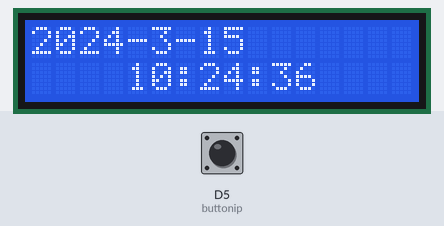
Bench run of a sketch on a simulated ESP8266 (NodeMCU). Parts: 16×2 character LCD. The test bench sets the inputs (shaded band); at power-on: D5 (buttonip) HIGH. WiFi joins after 1.5 s; servers stay silent unless stated; the local clock reads 2024-03-15 10:24:30 at power-on unless the sketch sets it; storage starts empty; what the sketch prints to the serial monitor is not drawn.

Above: at 7.0 s.
7.1 s: D5 (buttonip) pulled LOW for 3.2 s
At 8.5 s:
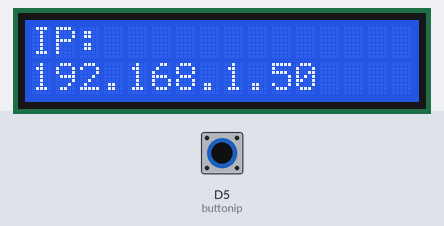
11.8 s: D5 (buttonip) pulled LOW for 0.6 s
At 15.8 s:
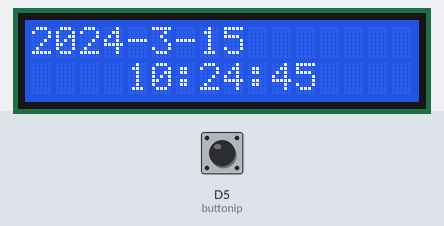
Timing chart, 0 to 17.3 s (numbered marks = the images above; inputs shaded):
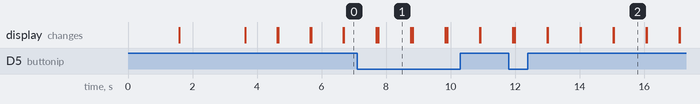

The sketch:

LCD_con_MCU.ino
```cpp
#include "RTClib.h"
#include <Wire.h>
#include <LiquidCrystal_I2C.h>
#include <ESP8266WiFi.h>
#include <ESP8266WebServer.h>
#include <WebSocketsServer.h>
#include <Hash.h>
#include <WiFiClient.h>
#include <FS.h>
#include <DNSServer.h>
#include <WiFiManager.h>

LiquidCrystal_I2C lcd(0x27, 16, 2);
RTC_DS3231 RTC;
char t[16];
char x[16];
const int pinBuzzer = D3;
int button = D4;
int buttonip = D5;
String Mensaje = "";
WebSocketsServer websocket = WebSocketsServer(81);
int minutos = 0;
int estado_boton = 0;
int estado_botonip = 0;
ESP8266WebServer server(80);

void setup() {
  lcd.init();
  lcd.backlight();
  RTC.begin();
  // Ajusto la fecha actual
  //RTC.adjust(DateTime(2020, 2, 14, 17, 3 , 5));
  Serial.begin(115200);

  //Nos conectamos al Wifi
  WiFiManager wifiManager;
  //wifiManager.resetSettings();
  lcd.setCursor(0, 1);
  if (!wifiManager.autoConnect("CONFIGURACION ESP8266", "c0nf1gur@c10n")) {
    Serial.println("Fallo en la conexión (timeout)");
    ESP.reset();
    delay(1000);
  }
  while (WiFi.status() != WL_CONNECTED) {
    delay(300);
    Serial.print(".");
    lcd.print(".");
  }
  lcd.clear();
  lcd.setCursor(0, 0);
  lcd.print("IP:");
  lcd.setCursor(0, 1);
  lcd.print(WiFi.localIP());
  Serial.println("");
  Serial.println("Wifi Conectado");
  Serial.println(WiFi.localIP());
  delay(2000);
  // Inicia el puerto I2C
  Wire.begin(D2, D1);
  lcd.clear();
  //esto es para la transferencia de archivos
  SPIFFS.begin();
  websocket.begin();
  websocket.onEvent(webSocketEvent);
  server.onNotFound([]() {
    if (!handleFileRead(server.uri()))
      server.send(404, "text/plain", "Archivo no encontrado");
  });
  server.begin();
  Serial.println("Servidor HTTP iniciado");
  pinMode(button, INPUT);
  pinMode(buttonip, INPUT);
}

void loop() {
  if (Mensaje.length() > 0) {
    estado_boton = digitalRead(button);
    if (estado_boton == LOW ) {
      Mensaje = "";
      minutos = 0;
      websocket.broadcastTXT("True");
      noTone(pinBuzzer);
    }
    else
    {
      lcd.clear();
      lcd.print(Mensaje);
      lcd.setCursor(0, 1);
      lcd.print("Recordatorio nuevo");
      tone(pinBuzzer, 440, 300);
      delay(1000);
      minutos++;
    }
    if (minutos == 300)
    {
      Mensaje = "";
      websocket.broadcastTXT("False");
      minutos = 0;
    }
  } else {
    //iniciamos el módulo RTC
    DateTime fecha = RTC.now();
    int hora = fecha.hour();
    int minuto = fecha.minute();
    int segundo = fecha.second();
    //iniciamos el web socket y el servidor
    websocket.loop();
    server.handleClient();
    //Con esta línea enviamos el valor de la fecha al servidor por medio del web socket para que haga la comparación y reciba luego el valor de la base de datos
    sprintf(t, "%02d-%02d-%02d %02d:%02d:%02d", fecha.year(), fecha.month(), fecha.day(),  fecha.hour(), fecha.minute(), fecha.second());
    //desde aqui se envia a la java
    websocket.broadcastTXT(t);
    estado_botonip = digitalRead(buttonip);
    if (estado_botonip == LOW) {
      delay(50);
      if (estado_botonip == LOW ) {
        lcd.setCursor(0, 0);
        lcd.print("IP:");
        lcd.setCursor(0, 1);
        lcd.print(WiFi.localIP());

        //Actualización de 1 seg.
        delay(1000);

        //Limpiar pantalla
        lcd.clear();
      }
    } else {
      //Mostrar la hora en la pantalla
      lcd.setCursor(0, 0);
      lcd.print(fecha.year());
      lcd.print('-');
      lcd.print(fecha.month());
      lcd.print('-');
      lcd.print(fecha.day());
      lcd.print(' ');
      lcd.setCursor(4, 1);
      lcd.print(fecha.hour());
      lcd.print(':');
      lcd.print(fecha.minute());
      lcd.print(':');
      lcd.print(fecha.second());
      //Actualización de 1 seg.
      delay(1000);
      //Limpiar pantalla
      lcd.clear();
    }
  }
}

void webSocketEvent(uint8_t num, WStype_t type, uint8_t * payload, size_t lenght) {
  switch (type) {
    case WStype_DISCONNECTED: {
        Serial.printf("Usuario #%u - Desconectado\n", num);
        break;
      }
    case WStype_CONNECTED: {
        IPAddress ip = websocket.remoteIP(num);
        Serial.printf("Nueva conexión: %d.%d.%d.%d Nombre: %s ID: %u\n", ip[0], ip[1], ip[2], ip[3], payload, num);
        String msj = Mensaje;
        websocket.broadcastTXT(msj);
        break;
      }
    case WStype_TEXT: {
        //aqui recibes desde el webscoket o java
        Serial.printf("Numero de conexion: %u - %s\n ", num, payload);
        //payload es la variable con el mensaje que llega desde java puto
        websocket.sendTXT(num, payload);
        Mensaje = (char*)payload;
        break;
      }
  }
}

String getContentType(String filename) {
  if (server.hasArg("download")) return "application/octet-stream";
  else if (filename.endsWith(".htm")) return "text/html";
  else if (filename.endsWith(".html")) return "text/html";
  else if (filename.endsWith(".css")) return "text/css";
  else if (filename.endsWith(".js")) return "application/javascript";
  else if (filename.endsWith(".png")) return "image/png";
  else if (filename.endsWith(".gif")) return "image/gif";
  else if (filename.endsWith(".jpg")) return "image/jpeg";
  else if (filename.endsWith(".ico")) return "image/x-icon";
  else if (filename.endsWith(".xml")) return "text/xml";
  else if (filename.endsWith(".pdf")) return "application/x-pdf";
  else if (filename.endsWith(".zip")) return "application/x-zip";
  else if (filename.endsWith(".gz")) return "application/x-gzip";
  return "text/plain";
}

bool handleFileRead(String path) {
#ifdef DEBUG
  Serial.println("handleFileRead: " + path);
#endif
  if (path.endsWith("/")) path += "index.html";
  if (SPIFFS.exists(path)) {
    File file = SPIFFS.open(path, "r");
    size_t sent = server.streamFile(file, getContentType(path));
    file.close();
    return true;
  }
  return false;
}
```

Measured:
- what the display in image 1 shows lasts 1.0 s, from 7.8 s to 8.8 s
